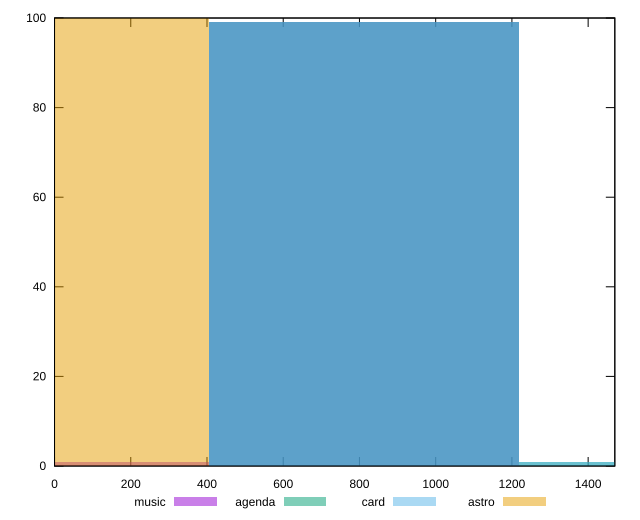

Write the gnuplot code that produced this figure.
reset

$music <<EOF
0 1
812.2589651504832 99
EOF

$agenda <<EOF
1624.5179303009663 1
812.2589651504832 99
EOF

$card <<EOF
1624.5179303009663 1
812.2589651504832 99
EOF

$astro <<EOF
0 100
EOF

set key outside below
set boxwidth 812.2589651504832
set xrange [0:1470]
set yrange [0:100]
set trange [0:100]
set style fill transparent solid 0.5 noborder
set terminal svg size 640, 520 enhanced background rgb 'white'
set output "reports/report_00032_2021-02-25T10-28-15.087Z/uses-http2/comparison/histogram/all_raw.svg"

plot $music title "music" with boxes, \
     $agenda title "agenda" with boxes, \
     $card title "card" with boxes, \
     $astro title "astro" with boxes

reset
